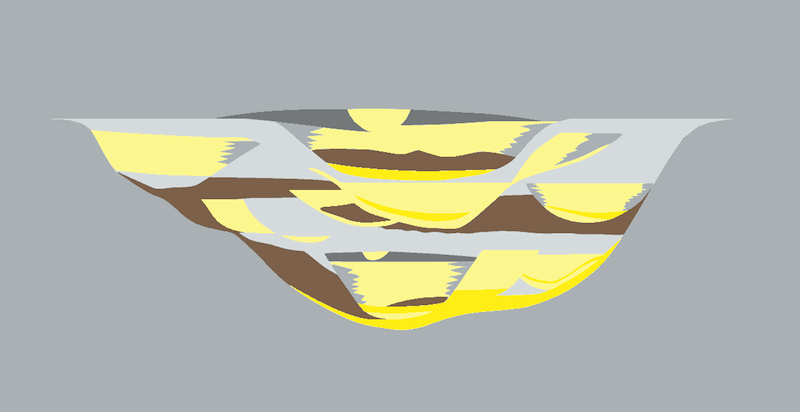
#> input picture data/Hubbard_etal_2014.png, 800 x 412 px
$ jupyter execute --allow-errors Ex__Synthetic_wedge.ipynb   (older library calls are emulated)
#> lines starting #> are read from the running program, lines starting #| are printed output that depends on the picture
# EXERCISE — Synthetic seismic: wedge

### Q. Try changing the rock properties.

### Q. Try plotting unresolved and resolved traces.

### Q. try using a different wavelet, e.g. spike, square, sinc, Ormsby, Butterworth, etc.

### Q. Try making a different geometry.

## Make an earth model

[cell 1]
import matplotlib.pyplot as plt
import numpy as np

[cell 2]
import matplotlib as mpl

img = mpl.image.imread('../data/Hubbard_etal_2014.png')
#> img is the input picture: shape (412, 800, 4) float32; mean R, G, B, A 0.708, 0.716, 0.667, 1

[cell 3]
meanimg = np.mean(img, axis=-1)
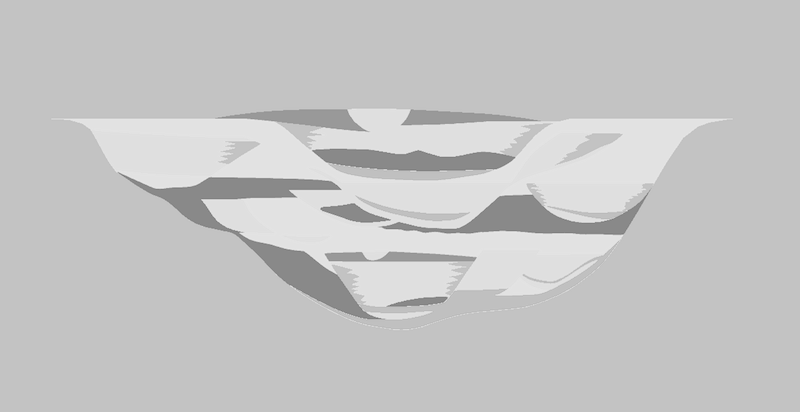
#> meanimg: shape (412, 800) float32; min 0.446, max 0.919, mean 0.773

model = np.digitize(meanimg, bins=[0.5, 0.6, 0.7, 0.8])
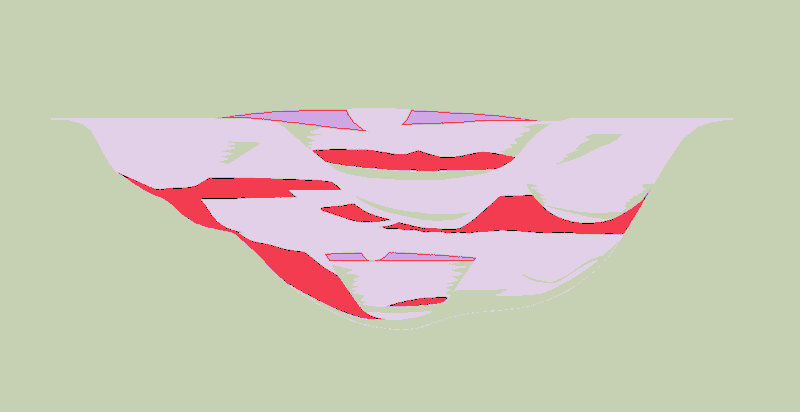
#> model: shape (412, 800) int64; 5 distinct labels, from 0 to 4; one colour per label, 0 black

[cell 4]
np.unique(model)
#> Out = [0, 1, 2, 3, 4]

[cell 5]
length = 80  # x range
depth = 200  # z range

[cell 6]
model = 1 + np.tri(depth, length, -depth//3, dtype=int)

plt.imshow(model)
plt.show()
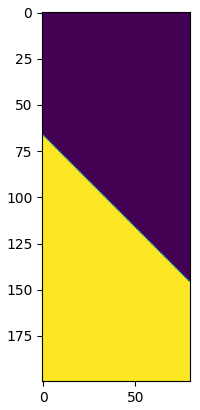
#> figure drawn by matplotlib, 1 panel

[cell 7]
model[100]

Now set the upper part of the model — above the wedge — to zero (blue).

[cell 8]
model[:depth//3,:] = 0

plt.imshow(model)
plt.colorbar()
plt.show()
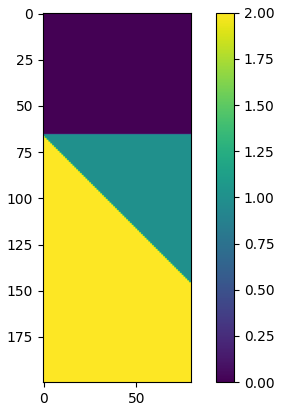
#> figure drawn by matplotlib, 2 panels

Now we can make some Vp-rho pairs (rock 0 and rock 1).

[cell 9]
rocks = np.array([[2600, 2700],
                  [2700, 2750],
                  [2400, 2450],
                  [2550, 2650],
                  [2800, 3000]])

I was using np.take here, but 'fancy indexing' is shorter and more intuitive. We are just going to index rocks using the integers in model. That is, if model has a 1, we take the second element, [2400, 2450], from rocks. We'll end up with an array containing the rocks corresponding to each element of earth.

[cell 10]
earth = rocks[model]

Now apply `np.product` to those Vp-rho pairs to get impedance at every sample.

[cell 11]
imp = np.apply_along_axis(np.product, -1, earth)

[cell 12]
plt.imshow(imp)
plt.colorbar()
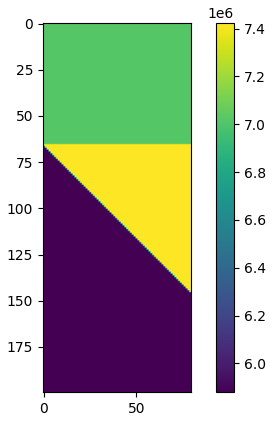
#> figure drawn by matplotlib, 2 panels

## Model seismic reflections

Now we have an earth model — giving us acoustic impedance everywhere in this 2D grid — we define a function to compute reflection coefficients for every trace.

[cell 13]
def make_rc(imp):
    upper = imp[ :-1, :]
    lower = imp[1:  , :]

    return (lower - upper) / (lower + upper)

rc = make_rc(imp)

plt.imshow(rc, aspect=1)
plt.show()
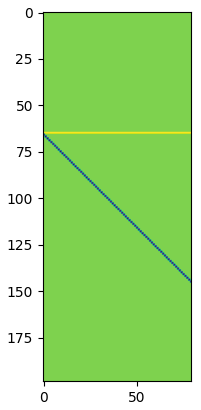
#> figure drawn by matplotlib, 1 panel
